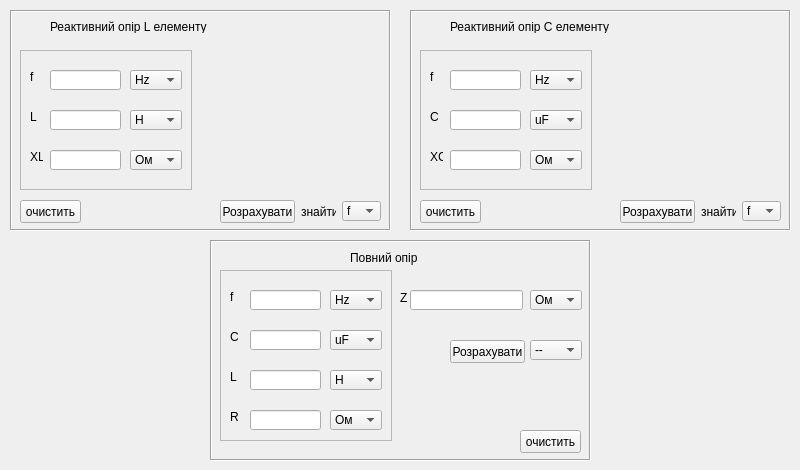
    <widget class="QWidget" name="tab_2">
     <attribute name="title">
      <string>рек формулт</string>
     </attribute>
     <widget class="QFrame" name="frame_11">
      <property name="geometry">
       <rect>
        <x>210</x>
        <y>240</y>
        <width>381</width>
        <height>221</height>
       </rect>
      </property>
      <property name="frameShape">
       <enum>QFrame::Box</enum>
      </property>
      <property name="frameShadow">
       <enum>QFrame::Sunken</enum>
      </property>
      <widget class="QLabel" name="label_35">
       <property name="geometry">
        <rect>
         <x>140</x>
         <y>10</y>
         <width>131</width>
         <height>16</height>
        </rect>
       </property>
       <property name="text">
        <string>Повний опір</string>
       </property>
      </widget>
      <widget class="QFrame" name="frame_12">
       <property name="geometry">
        <rect>
         <x>10</x>
         <y>30</y>
         <width>172</width>
         <height>171</height>
        </rect>
       </property>
       <property name="frameShape">
        <enum>QFrame::StyledPanel</enum>
       </property>
       <property name="frameShadow">
        <enum>QFrame::Raised</enum>
       </property>
       <widget class="QLabel" name="label_36">
        <property name="geometry">
         <rect>
          <x>10</x>
          <y>20</y>
          <width>13</width>
          <height>13</height>
         </rect>
        </property>
        <property name="text">
         <string>f</string>
        </property>
       </widget>
       <widget class="QLabel" name="label_37">
        <property name="geometry">
         <rect>
          <x>10</x>
          <y>100</y>
          <width>13</width>
          <height>13</height>
         </rect>
        </property>
        <property name="text">
         <string>L</string>
        </property>
       </widget>
       <widget class="QLineEdit" name="line_Zf">
        <property name="geometry">
         <rect>
          <x>30</x>
          <y>20</y>
          <width>71</width>
          <height>20</height>
         </rect>
        </property>
       </widget>
       <widget class="QComboBox" name="val_Zf">
        <property name="geometry">
         <rect>
          <x>110</x>
          <y>20</y>
          <width>52</width>
          <height>20</height>
         </rect>
        </property>
        <property name="currentIndex">
         <number>2</number>
        </property>
        <item>
         <property name="text">
          <string>MHz</string>
         </property>
        </item>
        <item>
         <property name="text">
          <string>kHz</string>
         </property>
        </item>
        <item>
         <property name="text">
          <string>Hz</string>
         </property>
        </item>
       </widget>
       <widget class="QLineEdit" name="line_ZC">
        <property name="geometry">
         <rect>
          <x>30</x>
          <y>60</y>
          <width>71</width>
          <height>20</height>
         </rect>
        </property>
       </widget>
       <widget class="QLabel" name="label_38">
        <property name="geometry">
         <rect>
          <x>10</x>
          <y>60</y>
          <width>13</width>
          <height>13</height>
         </rect>
        </property>
        <property name="text">
         <string>C</string>
        </property>
       </widget>
       <widget class="QLineEdit" name="line_ZL">
        <property name="geometry">
         <rect>
          <x>30</x>
          <y>100</y>
          <width>71</width>
          <height>20</height>
         </rect>
        </property>
       </widget>
       <widget class="QComboBox" name="val_Zr">
        <property name="geometry">
         <rect>
          <x>110</x>
          <y>140</y>
          <width>52</width>
          <height>20</height>
         </rect>
        </property>
        <property name="currentIndex">
         <number>2</number>
        </property>
        <item>
         <property name="text">
          <string>МОм</string>
         </property>
        </item>
        <item>
         <property name="text">
          <string>кОм</string>
         </property>
        </item>
        <item>
         <property name="text">
          <string>Ом</string>
         </property>
        </item>
        <item>
         <property name="text">
          <string>мОм</string>
         </property>
        </item>
        <item>
         <property name="text">
          <string>мкОм</string>
         </property>
        </item>
       </widget>
       <widget class="QLineEdit" name="line_ZR">
        <property name="geometry">
         <rect>
          <x>30</x>
          <y>140</y>
          <width>71</width>
          <height>20</height>
         </rect>
        </property>
       </widget>
       <widget class="QLabel" name="label_39">
        <property name="geometry">
         <rect>
          <x>10</x>
          <y>140</y>
          <width>13</width>
          <height>13</height>
         </rect>
        </property>
        <property name="text">
         <string>R</string>
        </property>
       </widget>
       <widget class="QComboBox" name="val_Zc">
        <property name="geometry">
         <rect>
          <x>110</x>
          <y>60</y>
          <width>52</width>
          <height>20</height>
         </rect>
        </property>
        <property name="currentIndex">
         <number>2</number>
        </property>
        <item>
         <property name="text">
          <string>F</string>
         </property>
        </item>
        <item>
         <property name="text">
          <string>mF</string>
         </property>
        </item>
        <item>
         <property name="text">
          <string>uF</string>
         </property>
        </item>
        <item>
         <property name="text">
          <string>nF</string>
         </property>
        </item>
        <item>
         <property name="text">
          <string>pF</string>
         </property>
        </item>
       </widget>
       <widget class="QComboBox" name="val_Zl">
        <property name="geometry">
         <rect>
          <x>110</x>
          <y>100</y>
          <width>52</width>
          <height>20</height>
         </rect>
        </property>
        <property name="currentIndex">
         <number>0</number>
        </property>
        <item>
         <property name="text">
          <string>H</string>
         </property>
        </item>
        <item>
         <property name="text">
          <string>mH</string>
         </property>
        </item>
        <item>
         <property name="text">
          <string>uH</string>
         </property>
        </item>
       </widget>
      </widget>
      <widget class="QPushButton" name="bfind_Z">
       <property name="geometry">
        <rect>
         <x>240</x>
         <y>100</y>
         <width>75</width>
         <height>23</height>
        </rect>
       </property>
       <property name="text">
        <string>Розрахувати</string>
       </property>
      </widget>
      <widget class="QLineEdit" name="line_Z">
       <property name="geometry">
        <rect>
         <x>200</x>
         <y>50</y>
         <width>113</width>
         <height>20</height>
        </rect>
       </property>
      </widget>
      <widget class="QLabel" name="label_34">
       <property name="geometry">
        <rect>
         <x>190</x>
         <y>50</y>
         <width>16</width>
         <height>16</height>
        </rect>
       </property>
       <property name="text">
        <string>Z</string>
       </property>
      </widget>
      <widget class="QPushButton" name="c1_8">
       <property name="geometry">
        <rect>
         <x>310</x>
         <y>190</y>
         <width>61</width>
         <height>23</height>
        </rect>
       </property>
       <property name="text">
        <string>очистить</string>
       </property>
      </widget>
      <widget class="QComboBox" name="pos_z">
       <property name="geometry">
        <rect>
         <x>320</x>
         <y>100</y>
         <width>52</width>
         <height>20</height>
        </rect>
       </property>
       <property name="currentIndex">
        <number>0</number>
       </property>
       <item>
        <property name="text">
         <string>--</string>
        </property>
       </item>
       <item>
        <property name="text">
         <string>||</string>
        </property>
       </item>
      </widget>
      <widget class="QComboBox" name="find_Z">
       <property name="geometry">
        <rect>
         <x>320</x>
         <y>50</y>
         <width>52</width>
         <height>20</height>
        </rect>
       </property>
       <property name="currentIndex">
        <number>2</number>
       </property>
       <item>
        <property name="text">
         <string>МОм</string>
        </property>
       </item>
       <item>
        <property name="text">
         <string>кОм</string>
        </property>
       </item>
       <item>
        <property name="text">
         <string>Ом</string>
        </property>
       </item>
       <item>
        <property name="text">
         <string>мОм</string>
        </property>
       </item>
       <item>
        <property name="text">
         <string>мкОм</string>
        </property>
       </item>
      </widget>
     </widget>
     <widget class="QFrame" name="frame_14">
      <property name="geometry">
       <rect>
        <x>10</x>
        <y>10</y>
        <width>381</width>
        <height>221</height>
       </rect>
      </property>
      <property name="frameShape">
       <enum>QFrame::Box</enum>
      </property>
      <property name="frameShadow">
       <enum>QFrame::Sunken</enum>
      </property>
      <widget class="QLabel" name="label_8">
       <property name="geometry">
        <rect>
         <x>220</x>
         <y>70</y>
         <width>141</width>
         <height>70</height>
        </rect>
       </property>
       <property name="text">
        <string/>
       </property>
       <property name="pixmap">
        <pixmap>res/R_L.bmp</pixmap>
       </property>
      </widget>
      <widget class="QLabel" name="label_42">
       <property name="geometry">
        <rect>
         <x>40</x>
         <y>10</y>
         <width>277</width>
         <height>13</height>
        </rect>
       </property>
       <property name="text">
        <string>Реактивний опір L елементу</string>
       </property>
      </widget>
      <widget class="QFrame" name="frame_15">
       <property name="geometry">
        <rect>
         <x>10</x>
         <y>40</y>
         <width>172</width>
         <height>140</height>
        </rect>
       </property>
       <property name="frameShape">
        <enum>QFrame::StyledPanel</enum>
       </property>
       <property name="frameShadow">
        <enum>QFrame::Raised</enum>
       </property>
       <widget class="QLabel" name="label_43">
        <property name="geometry">
         <rect>
          <x>10</x>
          <y>20</y>
          <width>13</width>
          <height>13</height>
         </rect>
        </property>
        <property name="text">
         <string>f</string>
        </property>
       </widget>
       <widget class="QLabel" name="label_44">
        <property name="geometry">
         <rect>
          <x>10</x>
          <y>100</y>
          <width>13</width>
          <height>13</height>
         </rect>
        </property>
        <property name="text">
         <string>XL</string>
        </property>
       </widget>
       <widget class="QLineEdit" name="line_Lf">
        <property name="geometry">
         <rect>
          <x>30</x>
          <y>20</y>
          <width>71</width>
          <height>20</height>
         </rect>
        </property>
       </widget>
       <widget class="QComboBox" name="val_Lf">
        <property name="geometry">
         <rect>
          <x>110</x>
          <y>20</y>
          <width>52</width>
          <height>20</height>
         </rect>
        </property>
        <property name="currentIndex">
         <number>2</number>
        </property>
        <item>
         <property name="text">
          <string>MHz</string>
         </property>
        </item>
        <item>
         <property name="text">
          <string>kHz</string>
         </property>
        </item>
        <item>
         <property name="text">
          <string>Hz</string>
         </property>
        </item>
       </widget>
       <widget class="QComboBox" name="val_Lr">
        <property name="geometry">
         <rect>
          <x>110</x>
          <y>100</y>
          <width>52</width>
          <height>20</height>
         </rect>
        </property>
        <property name="currentIndex">
         <number>2</number>
        </property>
        <item>
         <property name="text">
          <string>МОм</string>
         </property>
        </item>
        <item>
         <property name="text">
          <string>кОм</string>
         </property>
        </item>
        <item>
         <property name="text">
          <string>Ом</string>
         </property>
        </item>
        <item>
         <property name="text">
          <string>мОм</string>
         </property>
        </item>
        <item>
         <property name="text">
          <string>мкОм</string>
         </property>
        </item>
       </widget>
       <widget class="QComboBox" name="val_LL">
        <property name="geometry">
         <rect>
          <x>110</x>
          <y>60</y>
          <width>52</width>
          <height>20</height>
         </rect>
        </property>
        <property name="currentIndex">
         <number>0</number>
        </property>
        <item>
         <property name="text">
          <string>H</string>
         </property>
        </item>
        <item>
         <property name="text">
          <string>mH</string>
         </property>
        </item>
        <item>
         <property name="text">
          <string>uH</string>
         </property>
        </item>
       </widget>
       <widget class="QLineEdit" name="line_LL">
        <property name="geometry">
         <rect>
          <x>30</x>
          <y>60</y>
          <width>71</width>
          <height>20</height>
         </rect>
        </property>
       </widget>
       <widget class="QLabel" name="label_45">
        <property name="geometry">
         <rect>
          <x>10</x>
          <y>60</y>
          <width>13</width>
          <height>13</height>
         </rect>
        </property>
        <property name="text">
         <string>L</string>
        </property>
       </widget>
       <widget class="QLineEdit" name="line_LXL">
        <property name="geometry">
         <rect>
          <x>30</x>
          <y>100</y>
          <width>71</width>
          <height>20</height>
         </rect>
        </property>
       </widget>
      </widget>
      <widget class="QComboBox" name="find_XL">
       <property name="geometry">
        <rect>
         <x>332</x>
         <y>191</y>
         <width>39</width>
         <height>20</height>
        </rect>
       </property>
       <property name="currentIndex">
        <number>0</number>
       </property>
       <item>
        <property name="text">
         <string>f</string>
        </property>
       </item>
       <item>
        <property name="text">
         <string>L</string>
        </property>
       </item>
       <item>
        <property name="text">
         <string>XL</string>
        </property>
       </item>
      </widget>
      <widget class="QLabel" name="label_46">
       <property name="geometry">
        <rect>
         <x>291</x>
         <y>181</y>
         <width>35</width>
         <height>41</height>
        </rect>
       </property>
       <property name="text">
        <string>знайти</string>
       </property>
      </widget>
      <widget class="QPushButton" name="bfind_XL">
       <property name="geometry">
        <rect>
         <x>210</x>
         <y>190</y>
         <width>75</width>
         <height>23</height>
        </rect>
       </property>
       <property name="text">
        <string>Розрахувати</string>
       </property>
      </widget>
      <widget class="QPushButton" name="c1_6">
       <property name="geometry">
        <rect>
         <x>10</x>
         <y>190</y>
         <width>61</width>
         <height>23</height>
        </rect>
       </property>
       <property name="text">
        <string>очистить</string>
       </property>
      </widget>
     </widget>
     <widget class="QFrame" name="frame_16">
      <property name="geometry">
       <rect>
        <x>410</x>
        <y>10</y>
        <width>381</width>
        <height>221</height>
       </rect>
      </property>
      <property name="frameShape">
       <enum>QFrame::Box</enum>
      </property>
      <property name="frameShadow">
       <enum>QFrame::Sunken</enum>
      </property>
      <widget class="QLabel" name="label_47">
       <property name="geometry">
        <rect>
         <x>230</x>
         <y>70</y>
         <width>133</width>
         <height>70</height>
        </rect>
       </property>
       <property name="text">
        <string/>
       </property>
       <property name="pixmap">
        <pixmap>res/r_cp.bmp</pixmap>
       </property>
      </widget>
      <widget class="QLabel" name="label_48">
       <property name="geometry">
        <rect>
         <x>40</x>
         <y>10</y>
         <width>277</width>
         <height>13</height>
        </rect>
       </property>
       <property name="text">
        <string>Реактивний опір C елементу</string>
       </property>
      </widget>
      <widget class="QFrame" name="frame_17">
       <property name="geometry">
        <rect>
         <x>10</x>
         <y>40</y>
         <width>172</width>
         <height>140</height>
        </rect>
       </property>
       <property name="frameShape">
        <enum>QFrame::StyledPanel</enum>
       </property>
       <property name="frameShadow">
        <enum>QFrame::Raised</enum>
       </property>
       <widget class="QLabel" name="label_49">
        <property name="geometry">
         <rect>
          <x>10</x>
          <y>20</y>
          <width>13</width>
          <height>13</height>
         </rect>
        </property>
        <property name="text">
         <string>f</string>
        </property>
       </widget>
       <widget class="QLabel" name="label_50">
        <property name="geometry">
         <rect>
          <x>10</x>
          <y>100</y>
          <width>13</width>
          <height>13</height>
         </rect>
        </property>
        <property name="text">
         <string>XC</string>
        </property>
       </widget>
       <widget class="QLineEdit" name="line_cpf">
        <property name="geometry">
         <rect>
          <x>30</x>
          <y>20</y>
          <width>71</width>
          <height>20</height>
         </rect>
        </property>
       </widget>
       <widget class="QComboBox" name="val_cpr">
        <property name="geometry">
         <rect>
          <x>110</x>
          <y>100</y>
          <width>52</width>
          <height>20</height>
         </rect>
        </property>
        <property name="currentIndex">
         <number>2</number>
        </property>
        <item>
         <property name="text">
          <string>МОм</string>
         </property>
        </item>
        <item>
         <property name="text">
          <string>кОм</string>
         </property>
        </item>
        <item>
         <property name="text">
          <string>Ом</string>
         </property>
        </item>
        <item>
         <property name="text">
          <string>мОм</string>
         </property>
        </item>
        <item>
         <property name="text">
          <string>мкОм</string>
         </property>
        </item>
       </widget>
       <widget class="QLineEdit" name="line_cpc">
        <property name="geometry">
         <rect>
          <x>30</x>
          <y>60</y>
          <width>71</width>
          <height>20</height>
         </rect>
        </property>
       </widget>
       <widget class="QLabel" name="label_51">
        <property name="geometry">
         <rect>
          <x>10</x>
          <y>60</y>
          <width>13</width>
          <height>13</height>
         </rect>
        </property>
        <property name="text">
         <string>C</string>
        </property>
       </widget>
       <widget class="QLineEdit" name="line_cpXC">
        <property name="geometry">
         <rect>
          <x>30</x>
          <y>100</y>
          <width>71</width>
          <height>20</height>
         </rect>
        </property>
       </widget>
       <widget class="QComboBox" name="val_cpC">
        <property name="geometry">
         <rect>
          <x>110</x>
          <y>60</y>
          <width>52</width>
          <height>20</height>
         </rect>
        </property>
        <property name="currentIndex">
         <number>2</number>
        </property>
        <item>
         <property name="text">
          <string>F</string>
         </property>
        </item>
        <item>
         <property name="text">
          <string>mF</string>
         </property>
        </item>
        <item>
         <property name="text">
          <string>uF</string>
         </property>
        </item>
        <item>
         <property name="text">
          <string>nF</string>
         </property>
        </item>
        <item>
         <property name="text">
          <string>pF</string>
         </property>
        </item>
       </widget>
       <widget class="QComboBox" name="val_cpf">
        <property name="geometry">
         <rect>
          <x>110</x>
          <y>20</y>
          <width>52</width>
          <height>20</height>
         </rect>
        </property>
        <property name="currentIndex">
         <number>2</number>
        </property>
        <item>
         <property name="text">
          <string>MHz</string>
         </property>
        </item>
        <item>
         <property name="text">
          <string>kHz</string>
         </property>
        </item>
        <item>
         <property name="text">
          <string>Hz</string>
         </property>
        </item>
       </widget>
      </widget>
      <widget class="QComboBox" name="find_XC">
       <property name="geometry">
        <rect>
         <x>332</x>
         <y>191</y>
         <width>39</width>
         <height>20</height>
        </rect>
       </property>
       <property name="currentIndex">
        <number>0</number>
       </property>
       <item>
        <property name="text">
         <string>f</string>
        </property>
       </item>
       <item>
        <property name="text">
         <string>C</string>
        </property>
       </item>
       <item>
        <property name="text">
         <string>XC</string>
        </property>
       </item>
      </widget>
      <widget class="QLabel" name="label_52">
       <property name="geometry">
        <rect>
         <x>291</x>
         <y>181</y>
         <width>35</width>
         <height>41</height>
        </rect>
       </property>
       <property name="text">
        <string>знайти</string>
       </property>
      </widget>
      <widget class="QPushButton" name="bfind_XC">
       <property name="geometry">
        <rect>
         <x>210</x>
         <y>190</y>
         <width>75</width>
         <height>23</height>
        </rect>
       </property>
       <property name="text">
        <string>Розрахувати</string>
       </property>
      </widget>
      <widget class="QPushButton" name="c1_7">
       <property name="geometry">
        <rect>
         <x>10</x>
         <y>190</y>
         <width>61</width>
         <height>23</height>
        </rect>
       </property>
       <property name="text">
        <string>очистить</string>
       </property>
      </widget>
     </widget>
    </widget>
